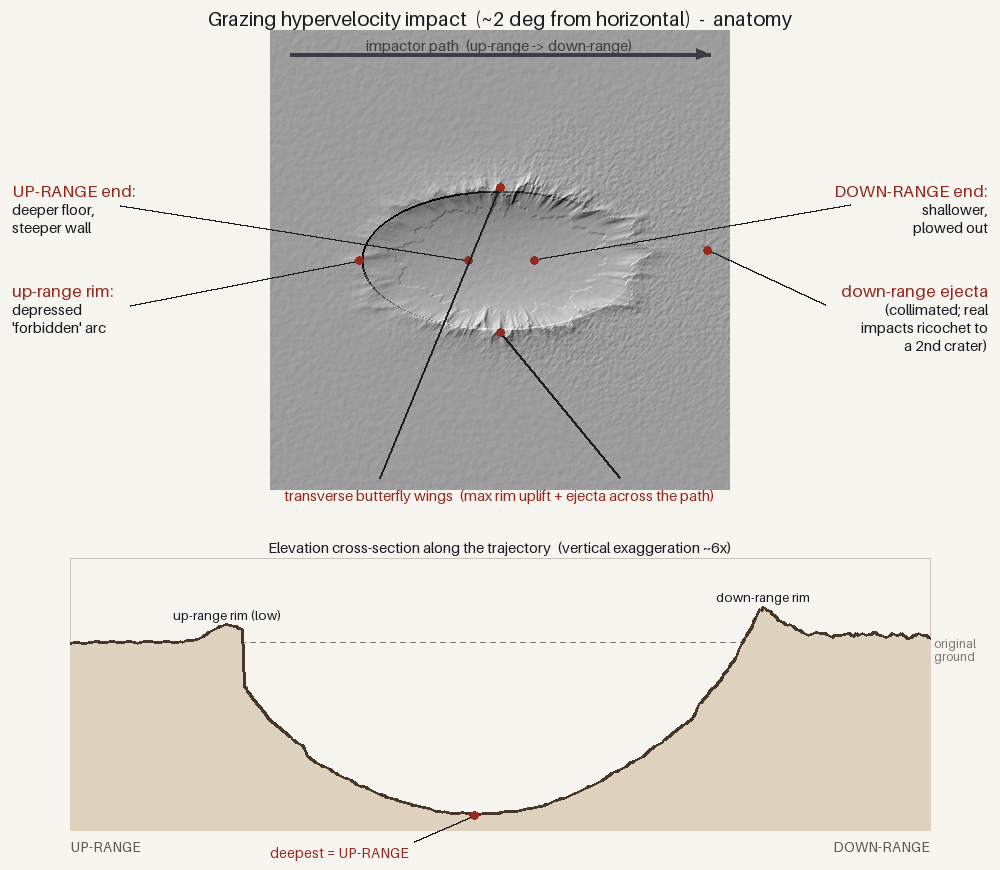

Write Python code to recreate this figure.
"""Grazing-impact ANATOMY — a labelled figure of a very oblique (~2°) hypervelocity impact,
documenting the morphology this skill settled on after checking the primary sources:

  * the CAVITY is elongated (only <~12°; Bottke 2000 / Elbeshausen 2013) but the excavation is
    still an explosion, so the hole is a broken ellipse, not a scraped trench;
  * it is DEEPER UP-RANGE — deepest point and steepest wall on the up-range side (first contact /
    peak energy; Schultz, arXiv 2308.01876) — shallowing down-range where material is plowed out;
  * the UP-RANGE rim is a depressed 'forbidden' arc; maximum rim uplift is TRANSVERSE to the path;
  * ejecta forms a cross-range BUTTERFLY (<~5° lab, ~10° lunar obs) with collimated DOWN-RANGE
    rays (at true grazing the projectile ricochets to a downrange companion — Messier A — which
    this single-stamp model does not create).

Top panel: map (hillshade). Bottom panel: elevation cross-section along the trajectory axis.
Writes `crater_anatomy.png`. The terrain is numpy-only; the LABELS need Pillow (pip install
pillow). Run: `python crater_anatomy.py`.
"""
import numpy as np

import crater
import crater_demo
import render

try:
    from PIL import Image, ImageDraw, ImageFont
except ImportError:                                                    # pragma: no cover
    raise SystemExit("crater_anatomy needs Pillow for the labels:  pip install pillow")

ANGLE, L, SEED = 2.0, 200.0, 5
N = 460                                                                 # crater render size (px)
INK = (25, 27, 32)
ACCENT = (150, 40, 30)


def _font(sz):
    return ImageFont.load_default(size=sz)


def _text(dr, xy, s, sz=17, fill=INK, anchor="la"):
    dr.text(xy, s, font=_font(sz), fill=fill, anchor=anchor)


def _leader(dr, tx, ty, px, py, fill=INK):
    """A thin leader line from a label anchor (tx,ty) to a feature point (px,py), dot at the tip."""
    dr.line([(tx, ty), (px, py)], fill=fill, width=2)
    dr.ellipse([px - 4, py - 4, px + 4, py + 4], fill=ACCENT)


def _arrow(dr, x0, y0, x1, y1, fill=INK, w=4):
    dr.line([(x0, y0), (x1, y1)], fill=fill, width=w)
    ang = np.arctan2(y1 - y0, x1 - x0)
    dr.polygon([(x1, y1),
                (x1 - 15 * np.cos(ang - 0.4), y1 - 15 * np.sin(ang - 0.4)),
                (x1 - 15 * np.cos(ang + 0.4), y1 - 15 * np.sin(ang + 0.4))], fill=fill)


def build(path="crater_anatomy.png"):
    """Draw the figure, save it to `path`, and return `(canvas, facts)`.

    ⚠️ IT RETURNS ITS OWN MEASUREMENTS BECAUSE THE FIGURE IS LOAD-BEARING. `VALIDATION.md` rung 4
    stakes a corrected morphology on this figure — "a grazing crater is deeper UP-RANGE" — and the
    figure was the only artifact in the tree carrying that claim with no build guard in any
    environment: it could stop building, or start drawing the deepest point down-range again (the
    exact defect rung 4 corrected), and nothing would fail. `facts` is what a guard needs to say
    the picture still shows what the document says it shows, without re-deriving it from pixels.
    """
    # --- terrain -------------------------------------------------------------------
    D = crater.final_crater(crater.transient_crater_diameter(L, 20000.0, angle=ANGLE))[0]
    cs = D * crater._ellipticity(ANGLE) / (N * 0.60)
    h, info = crater_demo.stamp_impact_natural(np.zeros((N, N)), N // 2, N // 2, cs,
                                               L=L, v=20000.0, angle=ANGLE, azimuth=0.0, seed=SEED)
    depth = info["depth"]
    shade = render.hillshade(h / depth, cellsize=1.0, azimuth=315, altitude=38, z_factor=6.0)
    crater_img = Image.fromarray(shade)

    # --- canvas: map panel on top, cross-section below -----------------------------
    W = 1000
    map_h, xs_h = 500, 340
    canvas = Image.new("RGB", (W, map_h + xs_h + 30), (247, 245, 240))
    dr = ImageDraw.Draw(canvas)
    mx, my = (W - N) // 2, 30                                           # map image top-left
    canvas.paste(crater_img, (mx, my))
    cxp, cyp = mx + N // 2, my + N // 2                                 # crater centre on canvas

    _text(dr, (W // 2, 6), "Grazing hypervelocity impact  (~2 deg from horizontal)  -  anatomy",
          sz=20, anchor="ma")
    # trajectory arrow across the top of the map
    _arrow(dr, mx + 20, my + 24, mx + N - 20, my + 24, fill=(60, 60, 70), w=4)
    _text(dr, (mx + N // 2, my + 6), "impactor path  (up-range -> down-range)", sz=15,
          fill=(60, 60, 70), anchor="ma")

    R = 0.5 * D / cs                                                    # crater radius (px)
    # labels + leaders (down-range = +x = right)
    _text(dr, (12, my + 150), "UP-RANGE end:", sz=17, fill=ACCENT)
    _text(dr, (12, my + 170), "deeper floor,", sz=15)
    _text(dr, (12, my + 188), "steeper wall", sz=15)
    _leader(dr, 120, my + 175, int(cxp - 0.45 * R), cyp)

    _text(dr, (12, my + 250), "up-range rim:", sz=17, fill=ACCENT)
    _text(dr, (12, my + 270), "depressed", sz=15)
    _text(dr, (12, my + 288), "'forbidden' arc", sz=15)
    _leader(dr, 130, my + 275, int(cxp - 1.02 * R * crater._ellipticity(ANGLE)), cyp)

    _text(dr, (W - 12, my + 150), "DOWN-RANGE end:", sz=17, fill=ACCENT, anchor="ra")
    _text(dr, (W - 12, my + 170), "shallower,", sz=15, anchor="ra")
    _text(dr, (W - 12, my + 188), "plowed out", sz=15, anchor="ra")
    _leader(dr, W - 150, my + 175, int(cxp + 0.5 * R), cyp)

    _text(dr, (W - 12, my + 250), "down-range ejecta", sz=17, fill=ACCENT, anchor="ra")
    _text(dr, (W - 12, my + 270), "(collimated; real", sz=15, anchor="ra")
    _text(dr, (W - 12, my + 288), "impacts ricochet to", sz=15, anchor="ra")
    _text(dr, (W - 12, my + 306), "a 2nd crater)", sz=15, anchor="ra")
    _leader(dr, W - 175, my + 275, int(cxp + 1.5 * R * crater._ellipticity(ANGLE)), cyp - 10)

    _text(dr, (mx + N // 2, my + N - 4),
          "transverse butterfly wings  (max rim uplift + ejecta across the path)",
          sz=15, fill=ACCENT, anchor="ma")
    _leader(dr, mx + N // 2 - 120, my + N - 12, cxp, int(cyp - 1.05 * R))
    _leader(dr, mx + N // 2 + 120, my + N - 12, cxp, int(cyp + 1.05 * R))

    # --- cross-section along the trajectory axis (row through the centre) ----------
    x0, x1 = 70, W - 70
    yb, yt = map_h + 30 + xs_h - 40, map_h + 30 + 34                    # bottom / top of plot
    prof = h[N // 2 - 2:N // 2 + 3].mean(axis=0) / depth                # elevation in units of depth
    e_hi, e_lo = 0.55, float(prof.min()) - 0.1
    def X(col): return x0 + col / (N - 1) * (x1 - x0)
    def Y(e): return yt + (e_hi - e) / (e_hi - e_lo) * (yb - yt)

    dr.rectangle([x0, yt - 6, x1, yb], outline=(200, 196, 188), width=1)
    # h = 0 datum
    for xx in range(int(x0), int(x1), 10):
        dr.line([(xx, Y(0)), (xx + 5, Y(0))], fill=(120, 120, 120), width=1)
    _text(dr, (x1 + 4, Y(0)), "original", sz=12, fill=(120, 120, 120), anchor="lm")
    _text(dr, (x1 + 4, Y(0) + 13), "ground", sz=12, fill=(120, 120, 120), anchor="lm")
    # filled terrain cross-section
    pts = [(X(c), Y(prof[c])) for c in range(N)]
    dr.polygon([(X(0), yb)] + pts + [(X(N - 1), yb)], fill=(222, 210, 190))
    dr.line(pts, fill=(70, 55, 40), width=3)

    imin = int(np.argmin(prof))
    _leader(dr, X(imin) - 60, Y(prof[imin]) + 26, X(imin), Y(prof[imin]))
    _text(dr, (X(imin) - 66, Y(prof[imin]) + 28), "deepest = UP-RANGE", sz=14, fill=ACCENT, anchor="ra")
    # rim crests: highest point each side of centre
    lc = int(np.argmax(prof[:N // 2])); rc = N // 2 + int(np.argmax(prof[N // 2:]))
    _text(dr, (X(lc), Y(prof[lc]) - 18), "up-range rim (low)", sz=13, anchor="ma")
    _text(dr, (X(rc), Y(prof[rc]) - 18), "down-range rim", sz=13, anchor="ma")
    _text(dr, (x0, yb + 8), "UP-RANGE", sz=14, fill=(90, 90, 90), anchor="la")
    _text(dr, (x1, yb + 8), "DOWN-RANGE", sz=14, fill=(90, 90, 90), anchor="ra")
    _text(dr, (W // 2, map_h + 30 + 8),
          "Elevation cross-section along the trajectory  (vertical exaggeration ~6x)",
          sz=15, anchor="ma")

    canvas.save(path)
    print(f"wrote {path}   D={D/1000:.2f} km  ecc={info['ellipticity']:.2f}  "
          f"deepest col={imin} (centre {N//2}) -> {'up-range' if imin < N//2 else 'down-range'}")
    return canvas, {"deepest_col": int(imin), "centre": N // 2, "diameter_m": float(D),
                    "ellipticity": float(info["ellipticity"]),
                    "uprange_rim_col": int(lc), "downrange_rim_col": int(rc)}


if __name__ == "__main__":
    build()
